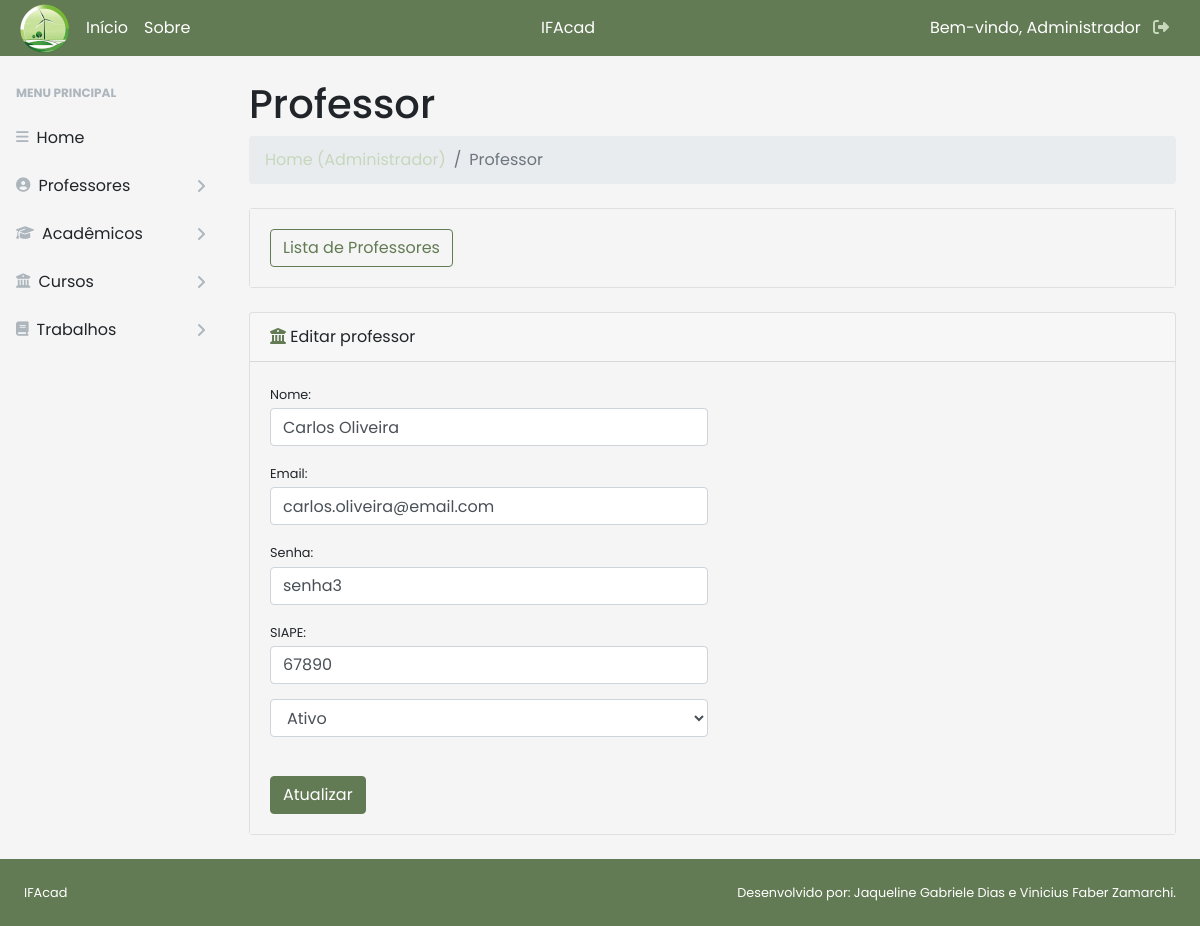
Page /View/teacher-update.php?p_id=3 (signed in) on the committed database.
### tables this page shows
create table tb_professores(
	p_id int not null primary key auto_increment,
    p_ciap varchar (15),
    p_block boolean,
    u_id  int,
    FOREIGN KEY (u_id) REFERENCES tb_user (u_id)
);

create table tb_user(
	u_id int not null primary key auto_increment,
    u_nome VARCHAR(100),
    u_email VARCHAR(50),
    u_senha VARCHAR(100),
    u_user boolean
);

### DAO/teacherDAO.php (called while the page is built, shortened)
<?php
require_once '../DataBase/conexao.php';
class TeacherDAO {
    private $conn;
    public function __construct()
    {
        $conexao = new Conexao();
        $this->conn = $conexao->conectar();
    }
                public function getTeacherById($p_id) {
                    $sql = "SELECT u.u_nome, u.u_email, u.u_senha, p.p_ciap, p.p_block
                            FROM tb_user u
                            INNER JOIN tb_professores p ON u.u_id = p.u_id
                            WHERE p.p_id = :p_id";
                    $stmt = $this->conn->prepare($sql);
                    $stmt->bindParam(':p_id', $p_id, PDO::PARAM_INT);
                    $stmt->execute();
                    if ($stmt->rowCount() > 0) {
                        $dadosProfessor = $stmt->fetch(PDO::FETCH_ASSOC);
                    } else {
                        $dadosProfessor = null;
                    }
                    return $dadosProfessor;
                }
}
?>

### DataBase/conexao.php (called while the page is built, shortened)
<?php
class Conexao {
    private $host;
    private $dbname;
    private $username;
    private $password;
    public function __construct() {
        $this->host = "localhost";
        $this->dbname = "db_ifacad";
        $this->username = "";
        $this->password = "";
    }
    public function conectar() {
        try {
            $dsn = "mysql:host=$this->host;dbname=$this->dbname";
            $this->conn = new PDO($dsn, $this->username, $this->password);
            $this->conn->setAttribute(PDO::ATTR_ERRMODE, PDO::ERRMODE_EXCEPTION);
            return $this->conn;
        } catch (PDOException $e) {
            echo 'Erro de conexão com o banco de dados: ' . $e->getMessage();
            exit();
        }
    }
}
?>

### View/teacher-update.php (the view, shortened to what this page needs)
<?php
require_once '../DataBase/conexao.php';
require_once '../DAO/teacherDAO.php';
$p_id = $_GET['p_id'];
if (isset($p_id)) {
    $conexao = new Conexao();
    $conn = $conexao->conectar();
    $teacherDAO = new TeacherDAO($conn);
    $dadosTeacher = $teacherDAO->getTeacherById($p_id);
} else {
    echo "ID do professor não fornecido na URL.";
}
?>
<!DOCTYPE html>
<html lang="pt-br">
    <head>
        <link href="css/styles.css" rel="stylesheet">
        <link href="https://cdnjs.cloudflare.com/ajax/libs/font-awesome/4.7.0/css/font-awesome.min.css" rel="stylesheet">
        <link href="https://cdn.datatables.net/1.10.20/css/dataTables.bootstrap4.min.css" rel="stylesheet">
        <link href="https://cdnjs.cloudflare.com/ajax/libs/font-awesome/4.7.0/css/font-awesome.min.css" rel="stylesheet">
    </head>
    <body>
    <header>
    <?php include_once("top.php");?>
    </header>
    <div id="layoutSidenav">
    <?php include_once("menu.php");?>
    <div id="layoutSidenav_content">
        <main>
            <div class="container-fluid">
                <h1 class="mt-4">Professor</h1>
                <ol class="breadcrumb mb-4">
                            <li class="breadcrumb-item">
                                <?php
                                if ($_SESSION['user_type'] === 'professor') {
                                    echo '<a href="teacher-home.php">Home (Professor)</a>';
                                } elseif ($_SESSION['user_type'] === 'administrador') {
                                    echo '<a href="administrator-home.php">Home (Administrador)</a>';
                                } else {
                                    echo '<a href="../index.php">Home</a>';
                                }
                                ?>
                            </li>
                            <li class="breadcrumb-item active">Professor</li>
                        </ol>
                <div class="card mb-4">
                    <div class="card-body">
                        <a href="teacher-list.php" type="button" class="btn btn-outline-success">Lista de Professores</a>
                    </div>
                </div>
                <div class="card mb-4">
                    <div class="card-header"><i class="fa fa-university" aria-hidden="true" style="color: #637B54;"></i> Editar professor</div>
                    <div class="card-body">
                    <form action="../Controller/update-teacher.php" method="POST">
                       <div class="form-row">
                                <div class="col-md-6">
                                    <div class="form-group">
                                        <label class="small mb-1" for="u_nome">Nome:</label>
                                        <input class="form-control" name="u_nome" id="u_nome" value="<?php echo $dadosTeacher['u_nome']; ?>" type="text" placeholder="Informe o nome do professor" required/>
                                    </div>
                                </div>
                            </div>
                            <div class="form-row">
                                <div class="col-md-6">
                                    <div class="form-group">
                                        <label class="small mb-1" for="u_email">Email:</label>
                                        <input class="form-control" name="u_email" id="u_email" value="<?php echo $dadosTeacher['u_email']; ?>" type="text" placeholder="Informe o email do professor" required/>
                                    </div>
                                </div>
                            </div>
                            <div class="form-row">
                                <div class="col-md-6">
                                    <div class="form-group">
                                        <label class="small mb-1" for="u_senha">Senha:</label>
                                        <input class="form-control" name="u_senha" id="u_senha" value="<?php echo $dadosTeacher['u_senha']; ?>" type="text" placeholder="Informe uma senha" required/>
                                    </div>
                                </div>
                            </div>
                            <div class="form-row">
                                <div class="col-md-6">
                                    <div class="form-group">
                                        <label class="small mb-1" for="p_ciap">SIAPE:</label>
                                        <input class="form-control" name="p_ciap" id="p_ciap" value="<?php echo $dadosTeacher['p_ciap']; ?>" type="text" placeholder="Informe o SIAPE do professor" required/>
                                    </div>
                                </div>
                            </div>
                            <div class="form-row">
                                <div class="col-md-6">
                                    <div class="form-group">
                                    <select class="form-control" name="p_block" id="p_block">
                                        <option value="1" <?php if ($dadosTeacher['p_block'] == 1) echo "selected"; ?>>Ativo</option>
                                    </select>
                                    </div>
                                </div>
                            </div>
                            <div class="form-group mt-4 mb-0">
                            <button type="submit" name="btn-editar" class="btn btn-success">Atualizar</button>
                        </div>
                    </form>
                    </div>
                    </div>
                </div>
            </main>
        </div>
    </div>
    <footer>
        <?php include_once("baseboard.php"); ?>
    </footer>
    </body>
</html>

### rows in the picture
tb_professores: u_nome "Carlos Oliveira", u_email "carlos.oliveira@email.com", u_senha "senha3", p_ciap "67890", p_block "Ativo"

### other values in the picture
$optionName "Professores"
$optionName "Acadêmicos"
$optionName "Cursos"
$optionName "Trabalhos"
